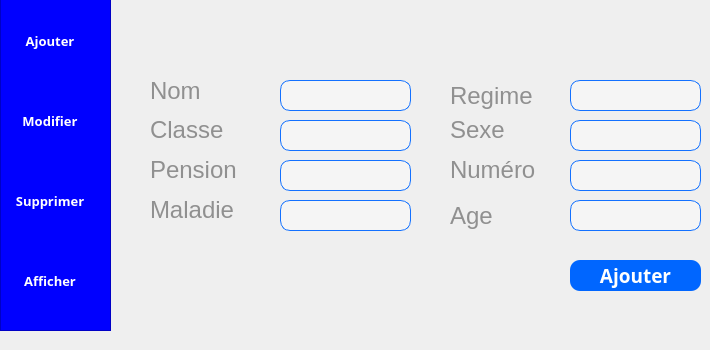
    <widget class="QWidget" name="Eleve">
     <attribute name="title">
      <string>Elève</string>
     </attribute>
     <widget class="QLabel" name="label_19">
      <property name="geometry">
       <rect>
        <x>190</x>
        <y>-30</y>
        <width>101</width>
        <height>20</height>
       </rect>
      </property>
      <property name="font">
       <font>
        <family>Segoe UI Symbol</family>
        <pointsize>18</pointsize>
       </font>
      </property>
      <property name="styleSheet">
       <string notr="true">color: rgb(144, 144, 144);</string>
      </property>
      <property name="text">
       <string>E-mail</string>
      </property>
      <property name="buddy">
       <cstring>le_emailL</cstring>
      </property>
     </widget>
     <widget class="QLineEdit" name="le_emailL">
      <property name="geometry">
       <rect>
        <x>280</x>
        <y>80</y>
        <width>131</width>
        <height>31</height>
       </rect>
      </property>
      <property name="font">
       <font>
        <family>Yu Gothic UI Semibold</family>
        <pointsize>10</pointsize>
        <bold>true</bold>
       </font>
      </property>
      <property name="styleSheet">
       <string notr="true">border-radius: 10px;
background: #F5F5F5;
border: 1px solid rgb(19, 113, 255);
padding-bottom:7px;</string>
      </property>
      <property name="inputMask">
       <string/>
      </property>
      <property name="placeholderText">
       <string/>
      </property>
     </widget>
     <widget class="QPushButton" name="pb_login">
      <property name="geometry">
       <rect>
        <x>570</x>
        <y>260</y>
        <width>131</width>
        <height>31</height>
       </rect>
      </property>
      <property name="font">
       <font>
        <family>Segoe UI Semibold</family>
        <pointsize>14</pointsize>
        <bold>true</bold>
       </font>
      </property>
      <property name="cursor">
       <cursorShape>PointingHandCursor</cursorShape>
      </property>
      <property name="styleSheet">
       <string notr="true">QPushButton {
background:rgb(0, 102, 255);
color:white;
border-radius: 10px;
}

QPushButton::hover
{
background:rgb(0, 51, 162);
color:white;
border-radius: 10px;

}</string>
      </property>
      <property name="text">
       <string>Ajouter</string>
      </property>
      <property name="flat">
       <bool>false</bool>
      </property>
     </widget>
     <widget class="QLineEdit" name="le_emailL_2">
      <property name="geometry">
       <rect>
        <x>280</x>
        <y>120</y>
        <width>131</width>
        <height>31</height>
       </rect>
      </property>
      <property name="font">
       <font>
        <family>Yu Gothic UI Semibold</family>
        <pointsize>10</pointsize>
        <bold>true</bold>
       </font>
      </property>
      <property name="styleSheet">
       <string notr="true">border-radius: 10px;
background: #F5F5F5;
border: 1px solid rgb(19, 113, 255);
padding-bottom:7px;</string>
      </property>
      <property name="inputMask">
       <string/>
      </property>
      <property name="placeholderText">
       <string/>
      </property>
     </widget>
     <widget class="QLineEdit" name="le_emailL_3">
      <property name="geometry">
       <rect>
        <x>280</x>
        <y>160</y>
        <width>131</width>
        <height>31</height>
       </rect>
      </property>
      <property name="font">
       <font>
        <family>Yu Gothic UI Semibold</family>
        <pointsize>10</pointsize>
        <bold>true</bold>
       </font>
      </property>
      <property name="styleSheet">
       <string notr="true">border-radius: 10px;
background: #F5F5F5;
border: 1px solid rgb(19, 113, 255);
padding-bottom:7px;</string>
      </property>
      <property name="inputMask">
       <string/>
      </property>
      <property name="placeholderText">
       <string/>
      </property>
     </widget>
     <widget class="QLineEdit" name="le_emailL_4">
      <property name="geometry">
       <rect>
        <x>280</x>
        <y>200</y>
        <width>131</width>
        <height>31</height>
       </rect>
      </property>
      <property name="font">
       <font>
        <family>Yu Gothic UI Semibold</family>
        <pointsize>10</pointsize>
        <bold>true</bold>
       </font>
      </property>
      <property name="styleSheet">
       <string notr="true">border-radius: 10px;
background: #F5F5F5;
border: 1px solid rgb(19, 113, 255);
padding-bottom:7px;</string>
      </property>
      <property name="inputMask">
       <string/>
      </property>
      <property name="placeholderText">
       <string/>
      </property>
     </widget>
     <widget class="QLineEdit" name="le_emailL_5">
      <property name="geometry">
       <rect>
        <x>570</x>
        <y>80</y>
        <width>131</width>
        <height>31</height>
       </rect>
      </property>
      <property name="font">
       <font>
        <family>Yu Gothic UI Semibold</family>
        <pointsize>10</pointsize>
        <bold>true</bold>
       </font>
      </property>
      <property name="styleSheet">
       <string notr="true">border-radius: 10px;
background: #F5F5F5;
border: 1px solid rgb(19, 113, 255);
padding-bottom:7px;</string>
      </property>
      <property name="inputMask">
       <string/>
      </property>
      <property name="placeholderText">
       <string/>
      </property>
     </widget>
     <widget class="QLineEdit" name="le_emailL_6">
      <property name="geometry">
       <rect>
        <x>570</x>
        <y>120</y>
        <width>131</width>
        <height>31</height>
       </rect>
      </property>
      <property name="font">
       <font>
        <family>Yu Gothic UI Semibold</family>
        <pointsize>10</pointsize>
        <bold>true</bold>
       </font>
      </property>
      <property name="styleSheet">
       <string notr="true">border-radius: 10px;
background: #F5F5F5;
border: 1px solid rgb(19, 113, 255);
padding-bottom:7px;</string>
      </property>
      <property name="inputMask">
       <string/>
      </property>
      <property name="placeholderText">
       <string/>
      </property>
     </widget>
     <widget class="QLineEdit" name="le_emailL_7">
      <property name="geometry">
       <rect>
        <x>570</x>
        <y>200</y>
        <width>131</width>
        <height>31</height>
       </rect>
      </property>
      <property name="font">
       <font>
        <family>Yu Gothic UI Semibold</family>
        <pointsize>10</pointsize>
        <bold>true</bold>
       </font>
      </property>
      <property name="styleSheet">
       <string notr="true">border-radius: 10px;
background: #F5F5F5;
border: 1px solid rgb(19, 113, 255);
padding-bottom:7px;</string>
      </property>
      <property name="inputMask">
       <string/>
      </property>
      <property name="placeholderText">
       <string/>
      </property>
     </widget>
     <widget class="QLineEdit" name="le_emailL_8">
      <property name="geometry">
       <rect>
        <x>570</x>
        <y>160</y>
        <width>131</width>
        <height>31</height>
       </rect>
      </property>
      <property name="font">
       <font>
        <family>Yu Gothic UI Semibold</family>
        <pointsize>10</pointsize>
        <bold>true</bold>
       </font>
      </property>
      <property name="styleSheet">
       <string notr="true">border-radius: 10px;
background: #F5F5F5;
border: 1px solid rgb(19, 113, 255);
padding-bottom:7px;</string>
      </property>
      <property name="inputMask">
       <string/>
      </property>
      <property name="placeholderText">
       <string/>
      </property>
     </widget>
     <widget class="QLabel" name="label_20">
      <property name="geometry">
       <rect>
        <x>150</x>
        <y>81</y>
        <width>101</width>
        <height>20</height>
       </rect>
      </property>
      <property name="font">
       <font>
        <family>Segoe UI Symbol</family>
        <pointsize>18</pointsize>
       </font>
      </property>
      <property name="styleSheet">
       <string notr="true">color: rgb(144, 144, 144);</string>
      </property>
      <property name="text">
       <string>Nom</string>
      </property>
      <property name="buddy">
       <cstring>le_mdp_L</cstring>
      </property>
     </widget>
     <widget class="QLabel" name="label_21">
      <property name="geometry">
       <rect>
        <x>150</x>
        <y>120</y>
        <width>101</width>
        <height>20</height>
       </rect>
      </property>
      <property name="font">
       <font>
        <family>Segoe UI Symbol</family>
        <pointsize>18</pointsize>
       </font>
      </property>
      <property name="styleSheet">
       <string notr="true">color: rgb(144, 144, 144);</string>
      </property>
      <property name="text">
       <string>Classe</string>
      </property>
      <property name="buddy">
       <cstring>le_mdp_L</cstring>
      </property>
     </widget>
     <widget class="QLabel" name="label_22">
      <property name="geometry">
       <rect>
        <x>150</x>
        <y>160</y>
        <width>101</width>
        <height>20</height>
       </rect>
      </property>
      <property name="font">
       <font>
        <family>Segoe UI Symbol</family>
        <pointsize>18</pointsize>
       </font>
      </property>
      <property name="styleSheet">
       <string notr="true">color: rgb(144, 144, 144);</string>
      </property>
      <property name="text">
       <string>Pension</string>
      </property>
      <property name="buddy">
       <cstring>le_mdp_L</cstring>
      </property>
     </widget>
     <widget class="QLabel" name="label_23">
      <property name="geometry">
       <rect>
        <x>150</x>
        <y>200</y>
        <width>101</width>
        <height>20</height>
       </rect>
      </property>
      <property name="font">
       <font>
        <family>Segoe UI Symbol</family>
        <pointsize>18</pointsize>
       </font>
      </property>
      <property name="styleSheet">
       <string notr="true">color: rgb(144, 144, 144);</string>
      </property>
      <property name="text">
       <string>Maladie</string>
      </property>
      <property name="buddy">
       <cstring>le_mdp_L</cstring>
      </property>
     </widget>
     <widget class="QLabel" name="label_24">
      <property name="geometry">
       <rect>
        <x>450</x>
        <y>200</y>
        <width>101</width>
        <height>31</height>
       </rect>
      </property>
      <property name="font">
       <font>
        <family>Segoe UI Symbol</family>
        <pointsize>18</pointsize>
       </font>
      </property>
      <property name="styleSheet">
       <string notr="true">color: rgb(144, 144, 144);</string>
      </property>
      <property name="text">
       <string>Age</string>
      </property>
      <property name="buddy">
       <cstring>le_mdp_L</cstring>
      </property>
     </widget>
     <widget class="QLabel" name="label_25">
      <property name="geometry">
       <rect>
        <x>450</x>
        <y>160</y>
        <width>101</width>
        <height>20</height>
       </rect>
      </property>
      <property name="font">
       <font>
        <family>Segoe UI Symbol</family>
        <pointsize>18</pointsize>
       </font>
      </property>
      <property name="styleSheet">
       <string notr="true">color: rgb(144, 144, 144);</string>
      </property>
      <property name="text">
       <string>Numéro</string>
      </property>
      <property name="buddy">
       <cstring>le_mdp_L</cstring>
      </property>
     </widget>
     <widget class="QLabel" name="label_26">
      <property name="geometry">
       <rect>
        <x>450</x>
        <y>80</y>
        <width>101</width>
        <height>31</height>
       </rect>
      </property>
      <property name="font">
       <font>
        <family>Segoe UI Symbol</family>
        <pointsize>18</pointsize>
       </font>
      </property>
      <property name="styleSheet">
       <string notr="true">color: rgb(144, 144, 144);</string>
      </property>
      <property name="text">
       <string>Regime</string>
      </property>
      <property name="buddy">
       <cstring>le_mdp_L</cstring>
      </property>
     </widget>
     <widget class="QLabel" name="label_27">
      <property name="geometry">
       <rect>
        <x>450</x>
        <y>120</y>
        <width>101</width>
        <height>20</height>
       </rect>
      </property>
      <property name="font">
       <font>
        <family>Segoe UI Symbol</family>
        <pointsize>18</pointsize>
       </font>
      </property>
      <property name="styleSheet">
       <string notr="true">color: rgb(144, 144, 144);</string>
      </property>
      <property name="text">
       <string>Sexe </string>
      </property>
      <property name="buddy">
       <cstring>le_mdp_L</cstring>
      </property>
     </widget>
     <widget class="QFrame" name="frame">
      <property name="geometry">
       <rect>
        <x>0</x>
        <y>-10</y>
        <width>111</width>
        <height>341</height>
       </rect>
      </property>
      <property name="styleSheet">
       <string notr="true">background-color: #0000FF;
</string>
      </property>
      <property name="frameShape">
       <enum>QFrame::StyledPanel</enum>
      </property>
      <property name="frameShadow">
       <enum>QFrame::Raised</enum>
      </property>
      <widget class="QToolButton" name="tb_emp">
       <property name="geometry">
        <rect>
         <x>0</x>
         <y>10</y>
         <width>100</width>
         <height>81</height>
        </rect>
       </property>
       <property name="font">
        <font>
         <family>Segoe UI Semibold</family>
         <pointsize>10</pointsize>
         <bold>true</bold>
        </font>
       </property>
       <property name="styleSheet">
        <string notr="true">
QToolButton {


background:none;
border:none;
color:white;



}
QToolButton:hover,QToolButton:selected  {
color: rgb(234, 243, 255);

background-color: rgb(178, 209, 255);
border-left: 8px solid rgb(64, 211, 255);

  

}
</string>
       </property>
       <property name="text">
        <string>Ajouter</string>
       </property>
       <property name="icon">
        <iconset>
         <normaloff>:/icon/icons/icons8-name-tag-50.png</normaloff>:/icon/icons/icons8-name-tag-50.png</iconset>
       </property>
       <property name="iconSize">
        <size>
         <width>40</width>
         <height>40</height>
        </size>
       </property>
       <property name="toolButtonStyle">
        <enum>Qt::ToolButtonTextUnderIcon</enum>
       </property>
      </widget>
      <widget class="QToolButton" name="tb_equi">
       <property name="geometry">
        <rect>
         <x>0</x>
         <y>380</y>
         <width>100</width>
         <height>81</height>
        </rect>
       </property>
       <property name="font">
        <font>
         <family>Segoe UI Semibold</family>
         <pointsize>10</pointsize>
         <bold>true</bold>
        </font>
       </property>
       <property name="styleSheet">
        <string notr="true">
QToolButton {


background:none;
border:none;
color:white;



}
QToolButton:hover,QToolButton:selected  {
color: rgb(234, 243, 255);

background-color: rgb(178, 209, 255);
border-left: 8px solid rgb(64, 211, 255);

  

}
</string>
       </property>
       <property name="text">
        <string>Equipments</string>
       </property>
       <property name="icon">
        <iconset>
         <normaloff>:/icon/icons/icons8-multiple-devices-100.png</normaloff>:/icon/icons/icons8-multiple-devices-100.png</iconset>
       </property>
       <property name="iconSize">
        <size>
         <width>40</width>
         <height>40</height>
        </size>
       </property>
       <property name="toolButtonStyle">
        <enum>Qt::ToolButtonTextUnderIcon</enum>
       </property>
      </widget>
      <widget class="QToolButton" name="tb_pro">
       <property name="geometry">
        <rect>
         <x>0</x>
         <y>480</y>
         <width>100</width>
         <height>81</height>
        </rect>
       </property>
       <property name="font">
        <font>
         <family>Segoe UI Semibold</family>
         <pointsize>10</pointsize>
         <bold>true</bold>
        </font>
       </property>
       <property name="styleSheet">
        <string notr="true">
QToolButton {


background:none;
border:none;
color:white;



}
QToolButton:hover,QToolButton:selected  {
color: rgb(234, 243, 255);

background-color: rgb(178, 209, 255);
border-left: 8px solid rgb(64, 211, 255);

  

}
</string>
       </property>
       <property name="text">
        <string>Projets</string>
       </property>
       <property name="icon">
        <iconset>
         <normaloff>:/icon/icons/icons8-ai-64.png</normaloff>:/icon/icons/icons8-ai-64.png</iconset>
       </property>
       <property name="iconSize">
        <size>
         <width>40</width>
         <height>40</height>
        </size>
       </property>
       <property name="toolButtonStyle">
        <enum>Qt::ToolButtonTextUnderIcon</enum>
       </property>
      </widget>
      <widget class="QToolButton" name="tb_cli">
       <property name="geometry">
        <rect>
         <x>0</x>
         <y>580</y>
         <width>100</width>
         <height>81</height>
        </rect>
       </property>
       <property name="font">
        <font>
         <family>Segoe UI Semibold</family>
         <pointsize>10</pointsize>
         <bold>true</bold>
        </font>
       </property>
       <property name="styleSheet">
        <string notr="true">
QToolButton {


background:none;
border:none;
color:white;



}
QToolButton:hover,QToolButton:selected  {
color: rgb(234, 243, 255);

background-color: rgb(178, 209, 255);
border-left: 8px solid rgb(64, 211, 255);

  

}
</string>
       </property>
       <property name="text">
        <string>Clients</string>
       </property>
       <property name="icon">
        <iconset>
         <normaloff>:/icon/icons/icons8-client-management-50.png</normaloff>:/icon/icons/icons8-client-management-50.png</iconset>
       </property>
       <property name="iconSize">
        <size>
         <width>40</width>
         <height>40</height>
        </size>
       </property>
       <property name="toolButtonStyle">
        <enum>Qt::ToolButtonTextUnderIcon</enum>
       </property>
      </widget>
      <widget class="QToolButton" name="tb_log_out">
       <property name="geometry">
        <rect>
         <x>0</x>
         <y>820</y>
         <width>100</width>
         <height>81</height>
        </rect>
       </property>
       <property name="styleSheet">
        <string notr="true">
QToolButton {


background:none;
border:none;
color:white;



}
QToolButton:hover,QToolButton:selected  {
color: rgb(234, 243, 255);

background-color: rgb(178, 209, 255);


  

}
</string>
       </property>
       <property name="text">
        <string>Log Out</string>
       </property>
       <property name="icon">
        <iconset>
         <normaloff>:/icon/icons/icons8-log-out-96.png</normaloff>:/icon/icons/icons8-log-out-96.png</iconset>
       </property>
       <property name="iconSize">
        <size>
         <width>40</width>
         <height>40</height>
        </size>
       </property>
       <property name="toolButtonStyle">
        <enum>Qt::ToolButtonTextUnderIcon</enum>
       </property>
      </widget>
      <widget class="QToolButton" name="tb_chat_box">
       <property name="geometry">
        <rect>
         <x>0</x>
         <y>670</y>
         <width>100</width>
         <height>81</height>
        </rect>
       </property>
       <property name="font">
        <font>
         <family>Segoe UI Semibold</family>
         <pointsize>10</pointsize>
         <bold>true</bold>
        </font>
       </property>
       <property name="styleSheet">
        <string notr="true">
QToolButton {


background:none;
border:none;
color:white;



}
QToolButton:hover,QToolButton:selected  {
color: rgb(234, 243, 255);

background-color: rgb(178, 209, 255);
border-left: 8px solid rgb(64, 211, 255);

  

}
</string>
       </property>
       <property name="text">
        <string/>
       </property>
       <property name="iconSize">
        <size>
         <width>40</width>
         <height>40</height>
        </size>
       </property>
       <property name="toolButtonStyle">
        <enum>Qt::ToolButtonTextUnderIcon</enum>
       </property>
      </widget>
      <widget class="QToolButton" name="tb_help">
       <property name="geometry">
        <rect>
         <x>0</x>
         <y>900</y>
         <width>100</width>
         <height>81</height>
        </rect>
       </property>
       <property name="styleSheet">
        <string notr="true">
QToolButton {


background:none;
border:none;
color:white;



}
QToolButton:hover,QToolButton:selected  {
color: rgb(234, 243, 255);

background-color: rgb(178, 209, 255);


  

}
</string>
       </property>
       <property name="text">
        <string>Help</string>
       </property>
       <property name="icon">
        <iconset>
         <normaloff>:/icon/icons/icons8-help-50.png</normaloff>:/icon/icons/icons8-help-50.png</iconset>
       </property>
       <property name="iconSize">
        <size>
         <width>40</width>
         <height>40</height>
        </size>
       </property>
       <property name="toolButtonStyle">
        <enum>Qt::ToolButtonTextUnderIcon</enum>
       </property>
      </widget>
      <widget class="QLabel" name="logo_2">
       <property name="geometry">
        <rect>
         <x>0</x>
         <y>100</y>
         <width>101</width>
         <height>91</height>
        </rect>
       </property>
       <property name="styleSheet">
        <string notr="true">background:none;
image: url(:/images/images/Capture1-removebg-preview.png);
</string>
       </property>
       <property name="text">
        <string/>
       </property>
      </widget>
      <widget class="QToolButton" name="tb_emp_2">
       <property name="geometry">
        <rect>
         <x>0</x>
         <y>90</y>
         <width>100</width>
         <height>81</height>
        </rect>
       </property>
       <property name="font">
        <font>
         <family>Segoe UI Semibold</family>
         <pointsize>10</pointsize>
         <bold>true</bold>
        </font>
       </property>
       <property name="styleSheet">
        <string notr="true">
QToolButton {


background:none;
border:none;
color:white;



}
QToolButton:hover,QToolButton:selected  {
color: rgb(234, 243, 255);

background-color: rgb(178, 209, 255);
border-left: 8px solid rgb(64, 211, 255);

  

}
</string>
       </property>
       <property name="text">
        <string>Modifier</string>
       </property>
       <property name="icon">
        <iconset>
         <normaloff>:/icon/icons/icons8-name-tag-50.png</normaloff>:/icon/icons/icons8-name-tag-50.png</iconset>
       </property>
       <property name="iconSize">
        <size>
         <width>40</width>
         <height>40</height>
        </size>
       </property>
       <property name="toolButtonStyle">
        <enum>Qt::ToolButtonTextUnderIcon</enum>
       </property>
      </widget>
      <widget class="QToolButton" name="tb_emp_3">
       <property name="geometry">
        <rect>
         <x>0</x>
         <y>170</y>
         <width>100</width>
         <height>81</height>
        </rect>
       </property>
       <property name="font">
        <font>
         <family>Segoe UI Semibold</family>
         <pointsize>10</pointsize>
         <bold>true</bold>
        </font>
       </property>
       <property name="styleSheet">
        <string notr="true">
QToolButton {


background:none;
border:none;
color:white;



}
QToolButton:hover,QToolButton:selected  {
color: rgb(234, 243, 255);

background-color: rgb(178, 209, 255);
border-left: 8px solid rgb(64, 211, 255);

  

}
</string>
       </property>
       <property name="text">
        <string>Supprimer</string>
       </property>
       <property name="icon">
        <iconset>
         <normaloff>:/icon/icons/icons8-name-tag-50.png</normaloff>:/icon/icons/icons8-name-tag-50.png</iconset>
       </property>
       <property name="iconSize">
        <size>
         <width>40</width>
         <height>40</height>
        </size>
       </property>
       <property name="toolButtonStyle">
        <enum>Qt::ToolButtonTextUnderIcon</enum>
       </property>
      </widget>
      <widget class="QToolButton" name="tb_emp_4">
       <property name="geometry">
        <rect>
         <x>0</x>
         <y>250</y>
         <width>100</width>
         <height>81</height>
        </rect>
       </property>
       <property name="font">
        <font>
         <family>Segoe UI Semibold</family>
         <pointsize>10</pointsize>
         <bold>true</bold>
        </font>
       </property>
       <property name="styleSheet">
        <string notr="true">
QToolButton {


background:none;
border:none;
color:white;



}
QToolButton:hover,QToolButton:selected  {
color: rgb(234, 243, 255);

background-color: rgb(178, 209, 255);
border-left: 8px solid rgb(64, 211, 255);

  

}
</string>
       </property>
       <property name="text">
        <string>Afficher</string>
       </property>
       <property name="icon">
        <iconset>
         <normaloff>:/icon/icons/icons8-name-tag-50.png</normaloff>:/icon/icons/icons8-name-tag-50.png</iconset>
       </property>
       <property name="iconSize">
        <size>
         <width>40</width>
         <height>40</height>
        </size>
       </property>
       <property name="toolButtonStyle">
        <enum>Qt::ToolButtonTextUnderIcon</enum>
       </property>
      </widget>
     </widget>
    </widget>
